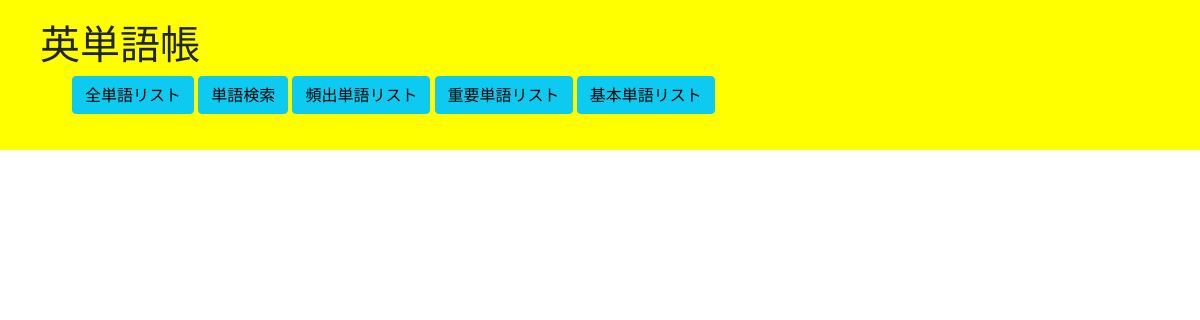
The app's page /list/danger, older data.
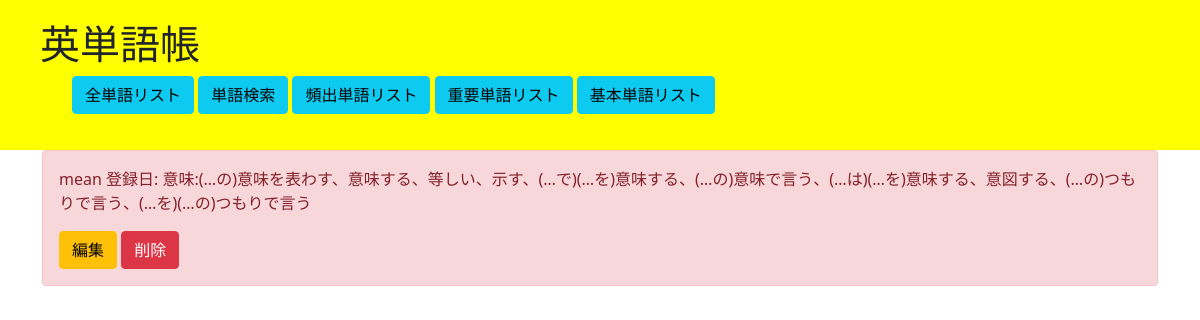
The same page, newer data.
### elapp/models.py (models this page shows, shortened)
class Newword(models.Model):
    word = models.CharField(max_length=25)
    mean = models.CharField(max_length=100, null=True)
    useful = models.PositiveIntegerField("the number of access", default=1)
    priority= models.CharField(
    max_length=50,
    choices = PRIORITY,
    null = True
    )

### elapp/views.py (the view)
# urls.py: path('list/danger', Englishlist_danger.as_view(), name='list_danger'),
class Englishlist_danger(ListView):
    template_name = 'list_danger.html'
    model = Newword

### templates/list_danger.html (shortened to what this page needs)
{% extends 'base.html' %}
{% load static %}
{% block content %}
<div class="list" style="padding-top: 150px;"></div>
{% for item in object_list|dictsortreversed:"useful" %}
{% if item.priority == 'danger'%}
<div class="alert alert-{{item.priority}}" role="alert">
    <p>{{ item.word }}  登録日:{{ item.date}} 意味:{{ item.mean }}</p>
    <a href="{% url 'update' item.pk %}" class="btn btn-warning " tabindex="-1" role="button" aria-disabled="true">編集</a>
    <a href="{% url 'delete' item.pk %}" class="btn btn-danger " tabindex="-1" role="button" aria-disabled="true">削除</a>
</div>
{% endif %}
{% endfor %}
</div>
{% endblock content %}

### templates/base.html (shortened to what this page needs)
{% load static %}
<!doctype html>
<html lang="en">
  <head>
    <link href="https://cdn.jsdelivr.net/npm/bootstrap@5.0.2/dist/css/bootstrap.min.css" rel="stylesheet">
    <link rel="stylesheet" href="{% static 'style.css' %}">
  </head>
  <body>
    <header id="header">
      <div class="inner">
        <h1 class="logo">英単語帳</h1>
        <ul class="navi" style="list-style: none;">
          <li><a href="{% url 'list' %}" class="btn btn-info " tabindex="-1" role="button" aria-disabled="true">全単語リスト</a></li>
          <li><a href="{% url 'form' %}" class="btn btn-info " tabindex="-1" role="button" aria-disabled="true">単語検索</a></li>
          <li><a href="{% url 'list_danger' %}" class="btn btn-info " tabindex="-1" role="button" aria-disabled="true">頻出単語リスト</a></li>
          <li><a href="{% url 'list_info' %}" class="btn btn-info " tabindex="-1" role="button" aria-disabled="true">重要単語リスト</a></li>
          <li><a href="{% url 'list_success' %}" class="btn btn-info " tabindex="-1" role="button" aria-disabled="true">基本単語リスト</a></li>
        </ul>
        </div>
    </header>
    <div class="container">
    {% block content %}
    {% endblock content %}
  </body>
</html>

### elapp/static/style.css (style rules this page uses)
header { position: fixed; z-index: 999; top: 0; left: 0; width: 100%; padding: 20px 40px; background-color: yellow; }
.navi li { display: inline; }

Row changes from the older to the newer data that the page shows:
added Newword: word "mean", mean "(…の)意味を表わす、意味する、等しい、示す、(…で)(…を)意味する、(…の)意味で言う、(…は)(…を)意味する、意図する、(…の)つもりで言う、(…を)(…の)つもりで言う"
